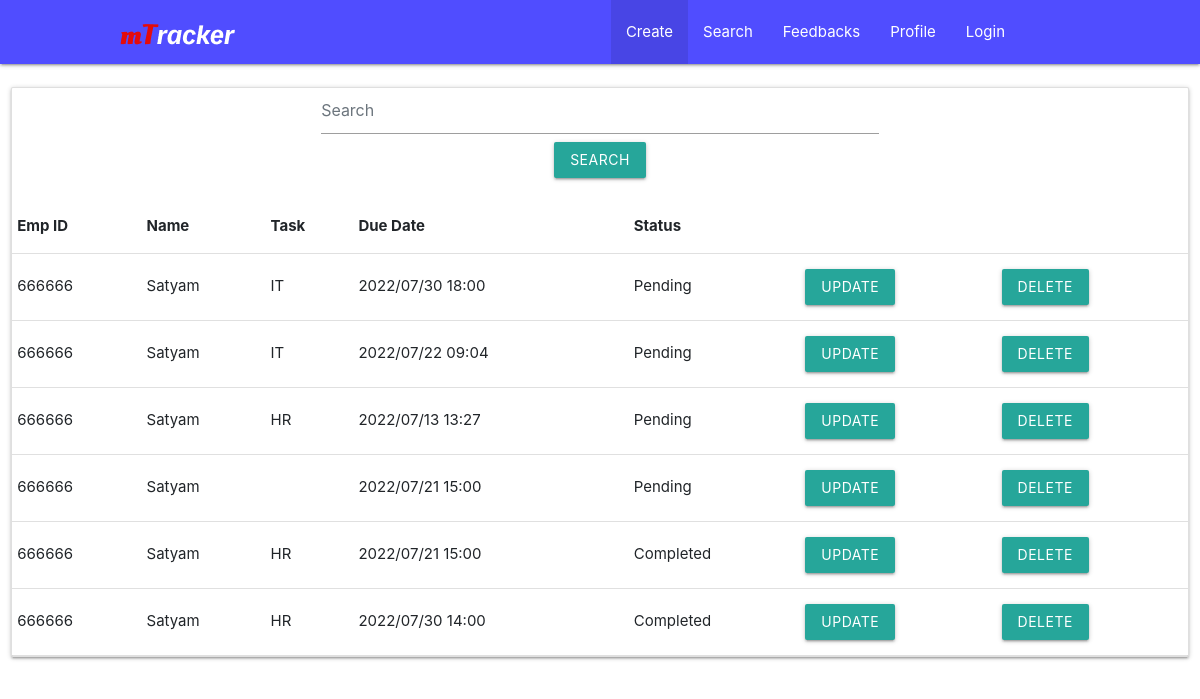
The app's page /search/ with its own data.
### taskData/models.py (models this page shows)
class TaskData(models.Model):
    empid = models.TextField(max_length=20)
    empname = models.TextField(max_length=50)
    empemail = models.TextField(max_length=50)
    taskname = models.TextField(max_length=100)
    duedate = models.TextField(max_length=20)
    taskstatus = models.TextField(max_length=15)
    tasksummary = models.TextField(max_length=500)

### mtracker/views.py (the view)
# urls.py: path('search/', views.search, name='search'),
def search(request):
    taskData = TaskData.objects.all()
    return render(request, "search.html", {"taskData":taskData})

### templates/search.html (shortened to what this page needs)
        {% extends 'base.html' %}
        {% block body %}
    <center>
        <div class="search-tab-container">
            <div class="display-results">
                <div class="row">
                    <div id="admin" class="col s12">
                        <div class="card material-table">
                            <div class="table-header">
                                <form action="{% url 'searchresult' %}" method="post">
                                    <div class="col-md-6 mb-4">
                                        <form class="form-inline md-form mr-auto">
                                            <input class="form-control mr-sm-2" type="text" placeholder="Search" aria-label="Search" name="search">
                                            <button class="btn btn-unique btn-rounded btn-sm my-0 waves-effect waves-light" type="submit">Search</button>
                                        </form>
                                      </div>
                            </form>
                            </div>
                            <table class="responsive-table" id="datatable">
                                <thead>
                                    <tr>
                                        <th>Emp ID</th>
                                        <th>Name</th>
                                        <th>Task</th>
                                        <th>Due Date</th>
                                        <th>Status</th>
                                        <th></th>
                                    </tr>
                                </thead>
                                <tbody>
                                    {% for data in taskData %}
                                    <tr>
                                        <td>{{data.empid}}</td>
                                        <td>{{data.empname}}</td>
                                        <td>{{data.taskname}}</td>
                                        <td>{{data.duedate}}</td>
                                        <td>{{data.taskstatus}}</td>
                                        <td>
                                            <a href="/search/updatetask/{{ data.id }}"><button name='btn_update' id="2373773ds2"
                                                class='btn waves-effect btn_update'>Update</button></a>
                                        </td>
                                        <td>
                                            <form action="/search/deletetask/{{data.id}}" method="post">
                                            <button  type="submit"class='btn waves-effect btn_update'>Delete</button>
                                            </form>
                                        </td>
                                    </tr>
                                    {% endfor %}
                                </tbody>
                            </table>
                        </div>
                    </div>
                </div>
            </div>
        </div>
    </center>
{% endblock %}

### templates/base.html (shortened to what this page needs)
<!DOCTYPE html>
<html lang="en">
<head>
    <link rel="stylesheet" href="https://cdnjs.cloudflare.com/ajax/libs/materialize/1.0.0/css/materialize.min.css">
    <link rel="stylesheet" href="/static/css/home-create-task_style.css">
    <link rel="stylesheet" href="/static/css/jquery.datetimepicker.css">
    <link rel="stylesheet" href="https://cdnjs.cloudflare.com/ajax/libs/materialize/1.0.0/css/materialize.min.css">
    <link rel="stylesheet" href="/static/css/hr-profile_style.css">
    <link href="https://cdn.jsdelivr.net/npm/bootstrap@5.1.3/dist/css/bootstrap.min.css" rel="stylesheet">
    <link rel="stylesheet" type="text/css" href="https://stackpath.bootstrapcdn.com/bootstrap/4.3.1/css/bootstrap.min.css">
    <link rel="stylesheet" type="text/css" href="https://codepen.io/skjha5993/pen/bXqWpR.css">
    <link rel="stylesheet" href="https://cdnjs.cloudflare.com/ajax/libs/materialize/1.0.0/css/materialize.min.css">
    <link rel="stylesheet" href="/static/css/update-task_style.css">
    <link rel="stylesheet" href="/static/css/jquery.datetimepicker.css">
</head>
<body>
    <div class="navbar-fixed">
        <nav>
            <div class="nav-wrapper">
                <a href="#!" class="brand-logo">
                    <img src="/static/img/mTracker.png">
                </a>
                <ul class="right hide-on-med-and-down">
                    <li class="active"><a href="/">Create</a></li>
                    <li><a href="/search">Search</a></li>
                    <li><a href="/feedback">Feedbacks</a></li>
                    <li><a href="/hr-profile">Profile</a></li>
                    {% if user.is_authenticated %}
                    <li><a href="/login">Welcome, {{request.user}}</a></li>
                    <li><a href="/logout">Logout</a></li>
                    {% else %}
                    <li><a href="/login">Login</a></li>
                    {% endif %}
                </ul>
            </div>
        </nav>
    </div>
    {% block body %}
    {% endblock %}
</body>
</html>

### static/css/home-create-task_style.css (style rules this page uses)
body { overflow-x: hidden; }
.nav-wrapper { padding: 0% 15% 0% 10%; background-color: #504DFF; position: fixed; }

### static/css/hr-profile_style.css (style rules this page uses)
body { overflow-x: hidden; }
.nav-wrapper { padding: 0% 15% 0% 10%; background-color: #504DFF; position: fixed; }

### static/css/update-task_style.css (style rules this page uses)
body { overflow-x: hidden; }
.nav-wrapper { padding: 0% 15% 0% 10%; background-color: #504DFF; position: fixed; }

### records on screen
TaskData: empid "666666", empname "Satyam", taskname "IT", duedate "2022/07/30 18:00", taskstatus "Pending"
TaskData: empid "666666", empname "Satyam", taskname "IT", duedate "2022/07/22 09:04", taskstatus "Pending"
TaskData: empid "666666", empname "Satyam", taskname "HR", duedate "2022/07/13 13:27", taskstatus "Pending"
TaskData: empid "666666", empname "Satyam", duedate "2022/07/21 15:00", taskstatus "Pending"
TaskData: empid "666666", empname "Satyam", taskname "HR", duedate "2022/07/21 15:00", taskstatus "Completed"
TaskData: empid "666666", empname "Satyam", taskname "HR", duedate "2022/07/30 14:00", taskstatus "Completed"
